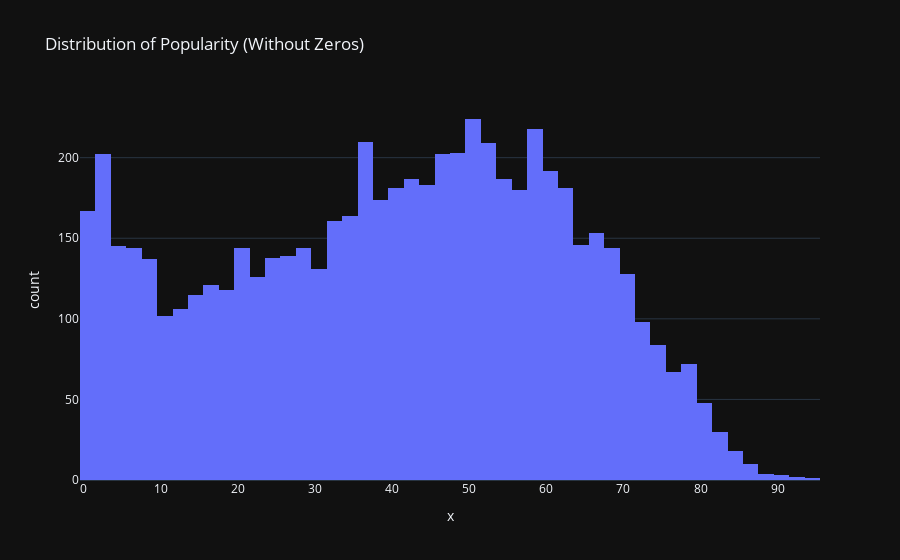

Notebook source saved alongside this figure:
### Code cell
popularity_without_zeros = df[df['popularity'] > 0]['popularity']
px.histogram(x=popularity_without_zeros, title='Distribution of Popularity (Without Zeros)', labels={'popularity': 'Popularity'}, template='plotly_dark')

### Figure 1 — Plotly figure (JSON) as saved in the notebook; plotly's stock layout.template omitted (floating-point values rounded to 4 significant figures; data arrays with more than 128 entries replaced by an {"elided": "..."} marker saying what was removed)
{"data": [{"bingroup": "x", "hovertemplate": "x=%{x}<br>count=%{y}<extra></extra>", "legendgroup": "", "marker": {"color": "#636efa", "pattern": {"shape": ""}}, "name": "", "orientation": "v", "showlegend": false, "type": "histogram", "x": {"elided": "6243 int values"}, "xaxis": "x", "yaxis": "y"}], "layout": {"barmode": "relative", "legend": {"tracegroupgap": 0}, "title": {"text": "Distribution of Popularity (Without Zeros)"}, "xaxis": {"anchor": "y", "domain": [0, 1], "title": {"text": "x"}}, "yaxis": {"anchor": "x", "domain": [0, 1], "title": {"text": "count"}}}}
